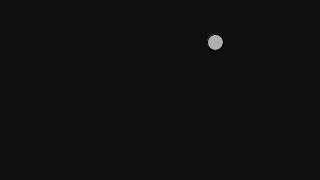
Frame 1 (no input)
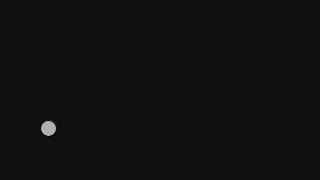
Frame 60 (the mouse pressed at the canvas centre just before this capture)
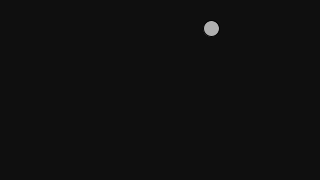
Frame 120 (the mouse held since frame 60 and released just before this capture)

The Processing sketch that drew these frames (run headless with seeded random() and noise(); from frame 60 on, the mouse is pressed at the canvas centre):

// Processing sketch: sketch_5_vectorMotion
// ── sketch_5_vectorMotion.pde
Mover mover;

void setup(){
  size(320,180);
  mover = new Mover();
}

void draw(){
  background(15);
  mover.update();
  mover.checkEdges();
  mover.display();
}


class Mover { //类名是Mover
  PVector location;
  PVector velocity; //速率
  
  // 类构造方法
  // 构造实例, 初始化实例
  Mover(){
    location = new PVector(random(width),random(height));
    velocity = new PVector(random(-9,9),random(-9,9));
  }
  
  // 类方法
  void update(){
    location.add(velocity);
  }
  void display(){
    stroke(0);
    fill(175);
    ellipse(location.x,location.y,16,16);
  }
  void checkEdges(){
    if (location.x > width){
      location.x = 0;
    } else if(location.x < 0){
      //velocity = velocity * -1;
      location.x = width;
    }
    if (location.y > height){
      location.y = 0;
    }else if (location.y < 0){
      location.y = height;
    }
  }
} // 类定义结束
